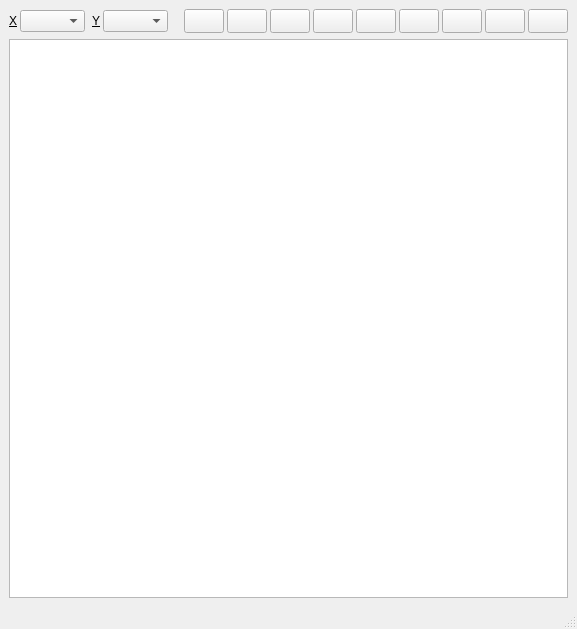
<?xml version="1.0" encoding="UTF-8"?>
<ui version="4.0">
 <class>Drawer</class>
 <widget class="QMainWindow" name="Drawer">
  <property name="geometry">
   <rect>
    <x>0</x>
    <y>0</y>
    <width>577</width>
    <height>629</height>
   </rect>
  </property>
  <property name="minimumSize">
   <size>
    <width>577</width>
    <height>629</height>
   </size>
  </property>
  <property name="maximumSize">
   <size>
    <width>16777215</width>
    <height>16777215</height>
   </size>
  </property>
  <property name="windowTitle">
   <string>2D Drawer</string>
  </property>
  <property name="windowIcon">
   <iconset resource="runge.qrc">
    <normaloff>:/Runge/Resources/16x16/view.png</normaloff>:/Runge/Resources/16x16/view.png</iconset>
  </property>
  <widget class="QWidget" name="centralwidget">
   <layout class="QVBoxLayout" name="verticalLayout">
    <item>
     <layout class="QHBoxLayout" name="horizontalLayout">
      <property name="spacing">
       <number>3</number>
      </property>
      <item>
       <widget class="QLabel" name="labelX">
        <property name="layoutDirection">
         <enum>Qt::LeftToRight</enum>
        </property>
        <property name="text">
         <string>&amp;X</string>
        </property>
        <property name="alignment">
         <set>Qt::AlignRight|Qt::AlignTrailing|Qt::AlignVCenter</set>
        </property>
        <property name="buddy">
         <cstring>xAxisBox</cstring>
        </property>
       </widget>
      </item>
      <item>
       <widget class="QComboBox" name="xAxisBox">
        <property name="sizePolicy">
         <sizepolicy hsizetype="Fixed" vsizetype="Fixed">
          <horstretch>0</horstretch>
          <verstretch>0</verstretch>
         </sizepolicy>
        </property>
        <property name="minimumSize">
         <size>
          <width>65</width>
          <height>0</height>
         </size>
        </property>
        <property name="maximumSize">
         <size>
          <width>65</width>
          <height>16777215</height>
         </size>
        </property>
        <property name="font">
         <font>
          <weight>75</weight>
          <bold>true</bold>
         </font>
        </property>
        <property name="toolTip">
         <string>X axis variable</string>
        </property>
       </widget>
      </item>
      <item>
       <widget class="QLabel" name="labelY">
        <property name="layoutDirection">
         <enum>Qt::LeftToRight</enum>
        </property>
        <property name="text">
         <string> &amp;Y</string>
        </property>
        <property name="alignment">
         <set>Qt::AlignRight|Qt::AlignTrailing|Qt::AlignVCenter</set>
        </property>
        <property name="buddy">
         <cstring>yAxisBox</cstring>
        </property>
       </widget>
      </item>
      <item>
       <widget class="QComboBox" name="yAxisBox">
        <property name="sizePolicy">
         <sizepolicy hsizetype="Fixed" vsizetype="Fixed">
          <horstretch>0</horstretch>
          <verstretch>0</verstretch>
         </sizepolicy>
        </property>
        <property name="minimumSize">
         <size>
          <width>65</width>
          <height>0</height>
         </size>
        </property>
        <property name="maximumSize">
         <size>
          <width>65</width>
          <height>16777215</height>
         </size>
        </property>
        <property name="font">
         <font>
          <weight>75</weight>
          <bold>true</bold>
         </font>
        </property>
        <property name="toolTip">
         <string>Y axis variable</string>
        </property>
       </widget>
      </item>
      <item>
       <spacer name="horizontalSpacer_2">
        <property name="orientation">
         <enum>Qt::Horizontal</enum>
        </property>
        <property name="sizeHint" stdset="0">
         <size>
          <width>40</width>
          <height>20</height>
         </size>
        </property>
       </spacer>
      </item>
      <item>
       <widget class="QPushButton" name="buttonRun">
        <property name="minimumSize">
         <size>
          <width>40</width>
          <height>24</height>
         </size>
        </property>
        <property name="maximumSize">
         <size>
          <width>40</width>
          <height>24</height>
         </size>
        </property>
        <property name="toolTip">
         <string>Run from point</string>
        </property>
        <property name="text">
         <string/>
        </property>
        <property name="icon">
         <iconset resource="runge.qrc">
          <normaloff>:/Runge/Resources/16x16/media_play_green.png</normaloff>:/Runge/Resources/16x16/media_play_green.png</iconset>
        </property>
        <property name="checkable">
         <bool>true</bool>
        </property>
       </widget>
      </item>
      <item>
       <widget class="QPushButton" name="buttonDelete">
        <property name="minimumSize">
         <size>
          <width>40</width>
          <height>24</height>
         </size>
        </property>
        <property name="maximumSize">
         <size>
          <width>40</width>
          <height>24</height>
         </size>
        </property>
        <property name="toolTip">
         <string>Delete selected solution</string>
        </property>
        <property name="text">
         <string/>
        </property>
        <property name="icon">
         <iconset resource="runge.qrc">
          <normaloff>:/Runge/Resources/16x16/delete.png</normaloff>:/Runge/Resources/16x16/delete.png</iconset>
        </property>
        <property name="checkable">
         <bool>false</bool>
        </property>
       </widget>
      </item>
      <item>
       <widget class="QPushButton" name="buttonZoom">
        <property name="sizePolicy">
         <sizepolicy hsizetype="Minimum" vsizetype="Fixed">
          <horstretch>0</horstretch>
          <verstretch>0</verstretch>
         </sizepolicy>
        </property>
        <property name="minimumSize">
         <size>
          <width>40</width>
          <height>24</height>
         </size>
        </property>
        <property name="maximumSize">
         <size>
          <width>40</width>
          <height>24</height>
         </size>
        </property>
        <property name="baseSize">
         <size>
          <width>0</width>
          <height>0</height>
         </size>
        </property>
        <property name="toolTip">
         <string>Zoom</string>
        </property>
        <property name="text">
         <string/>
        </property>
        <property name="icon">
         <iconset resource="runge.qrc">
          <normaloff>:/Runge/Resources/16x16/view.png</normaloff>:/Runge/Resources/16x16/view.png</iconset>
        </property>
       </widget>
      </item>
      <item>
       <widget class="QPushButton" name="buttonPan">
        <property name="sizePolicy">
         <sizepolicy hsizetype="Minimum" vsizetype="Fixed">
          <horstretch>0</horstretch>
          <verstretch>0</verstretch>
         </sizepolicy>
        </property>
        <property name="minimumSize">
         <size>
          <width>40</width>
          <height>24</height>
         </size>
        </property>
        <property name="maximumSize">
         <size>
          <width>40</width>
          <height>24</height>
         </size>
        </property>
        <property name="baseSize">
         <size>
          <width>0</width>
          <height>0</height>
         </size>
        </property>
        <property name="toolTip">
         <string>Pan</string>
        </property>
        <property name="text">
         <string/>
        </property>
        <property name="icon">
         <iconset resource="runge.qrc">
          <normaloff>:/Runge/Resources/16x16/palm_hold.png</normaloff>:/Runge/Resources/16x16/palm_hold.png</iconset>
        </property>
        <property name="checkable">
         <bool>true</bool>
        </property>
       </widget>
      </item>
      <item>
       <widget class="QPushButton" name="buttonPalette">
        <property name="sizePolicy">
         <sizepolicy hsizetype="Minimum" vsizetype="Fixed">
          <horstretch>0</horstretch>
          <verstretch>0</verstretch>
         </sizepolicy>
        </property>
        <property name="minimumSize">
         <size>
          <width>40</width>
          <height>24</height>
         </size>
        </property>
        <property name="maximumSize">
         <size>
          <width>40</width>
          <height>24</height>
         </size>
        </property>
        <property name="baseSize">
         <size>
          <width>0</width>
          <height>0</height>
         </size>
        </property>
        <property name="toolTip">
         <string>Current/Selected Color</string>
        </property>
        <property name="text">
         <string/>
        </property>
        <property name="icon">
         <iconset resource="runge.qrc">
          <normaloff>:/Runge/Resources/16x16/palette.png</normaloff>:/Runge/Resources/16x16/palette.png</iconset>
        </property>
       </widget>
      </item>
      <item>
       <widget class="QPushButton" name="buttonSettings">
        <property name="sizePolicy">
         <sizepolicy hsizetype="Minimum" vsizetype="Fixed">
          <horstretch>0</horstretch>
          <verstretch>0</verstretch>
         </sizepolicy>
        </property>
        <property name="minimumSize">
         <size>
          <width>40</width>
          <height>24</height>
         </size>
        </property>
        <property name="maximumSize">
         <size>
          <width>40</width>
          <height>24</height>
         </size>
        </property>
        <property name="toolTip">
         <string>Drawer Settings</string>
        </property>
        <property name="text">
         <string/>
        </property>
        <property name="icon">
         <iconset resource="runge.qrc">
          <normaloff>:/Runge/Resources/16x16/wrench.png</normaloff>:/Runge/Resources/16x16/wrench.png</iconset>
        </property>
       </widget>
      </item>
      <item>
       <widget class="QPushButton" name="buttonExport">
        <property name="sizePolicy">
         <sizepolicy hsizetype="Minimum" vsizetype="Fixed">
          <horstretch>0</horstretch>
          <verstretch>0</verstretch>
         </sizepolicy>
        </property>
        <property name="minimumSize">
         <size>
          <width>40</width>
          <height>24</height>
         </size>
        </property>
        <property name="maximumSize">
         <size>
          <width>40</width>
          <height>24</height>
         </size>
        </property>
        <property name="toolTip">
         <string>Export to File</string>
        </property>
        <property name="text">
         <string/>
        </property>
        <property name="icon">
         <iconset resource="runge.qrc">
          <normaloff>:/Runge/Resources/16x16/export1.png</normaloff>:/Runge/Resources/16x16/export1.png</iconset>
        </property>
       </widget>
      </item>
      <item>
       <widget class="QPushButton" name="buttonPrint">
        <property name="sizePolicy">
         <sizepolicy hsizetype="Minimum" vsizetype="Fixed">
          <horstretch>0</horstretch>
          <verstretch>0</verstretch>
         </sizepolicy>
        </property>
        <property name="minimumSize">
         <size>
          <width>40</width>
          <height>24</height>
         </size>
        </property>
        <property name="maximumSize">
         <size>
          <width>40</width>
          <height>24</height>
         </size>
        </property>
        <property name="toolTip">
         <string>Print</string>
        </property>
        <property name="text">
         <string/>
        </property>
        <property name="icon">
         <iconset resource="runge.qrc">
          <normaloff>:/Runge/Resources/16x16/printer.png</normaloff>:/Runge/Resources/16x16/printer.png</iconset>
        </property>
       </widget>
      </item>
      <item>
       <widget class="QPushButton" name="buttonHelp">
        <property name="sizePolicy">
         <sizepolicy hsizetype="Minimum" vsizetype="Fixed">
          <horstretch>0</horstretch>
          <verstretch>0</verstretch>
         </sizepolicy>
        </property>
        <property name="minimumSize">
         <size>
          <width>40</width>
          <height>24</height>
         </size>
        </property>
        <property name="maximumSize">
         <size>
          <width>40</width>
          <height>24</height>
         </size>
        </property>
        <property name="toolTip">
         <string>Help</string>
        </property>
        <property name="text">
         <string/>
        </property>
        <property name="icon">
         <iconset resource="runge.qrc">
          <normaloff>:/Runge/Resources/16x16/help.png</normaloff>:/Runge/Resources/16x16/help.png</iconset>
        </property>
       </widget>
      </item>
     </layout>
    </item>
    <item>
     <widget class="View2D" name="graphicsView">
      <property name="mouseTracking">
       <bool>true</bool>
      </property>
      <property name="acceptDrops">
       <bool>false</bool>
      </property>
      <property name="renderHints">
       <set>QPainter::Antialiasing|QPainter::HighQualityAntialiasing|QPainter::TextAntialiasing</set>
      </property>
     </widget>
    </item>
   </layout>
  </widget>
  <widget class="QStatusBar" name="statusbar"/>
 </widget>
 <customwidgets>
  <customwidget>
   <class>View2D</class>
   <extends>QGraphicsView</extends>
   <header location="global">view2d.h</header>
  </customwidget>
 </customwidgets>
 <tabstops>
  <tabstop>xAxisBox</tabstop>
  <tabstop>yAxisBox</tabstop>
  <tabstop>buttonRun</tabstop>
  <tabstop>buttonDelete</tabstop>
  <tabstop>buttonZoom</tabstop>
  <tabstop>buttonPan</tabstop>
  <tabstop>buttonPalette</tabstop>
  <tabstop>buttonSettings</tabstop>
  <tabstop>buttonExport</tabstop>
  <tabstop>buttonPrint</tabstop>
  <tabstop>buttonHelp</tabstop>
  <tabstop>graphicsView</tabstop>
 </tabstops>
 <resources>
  <include location="runge.qrc"/>
 </resources>
 <connections/>
</ui>
